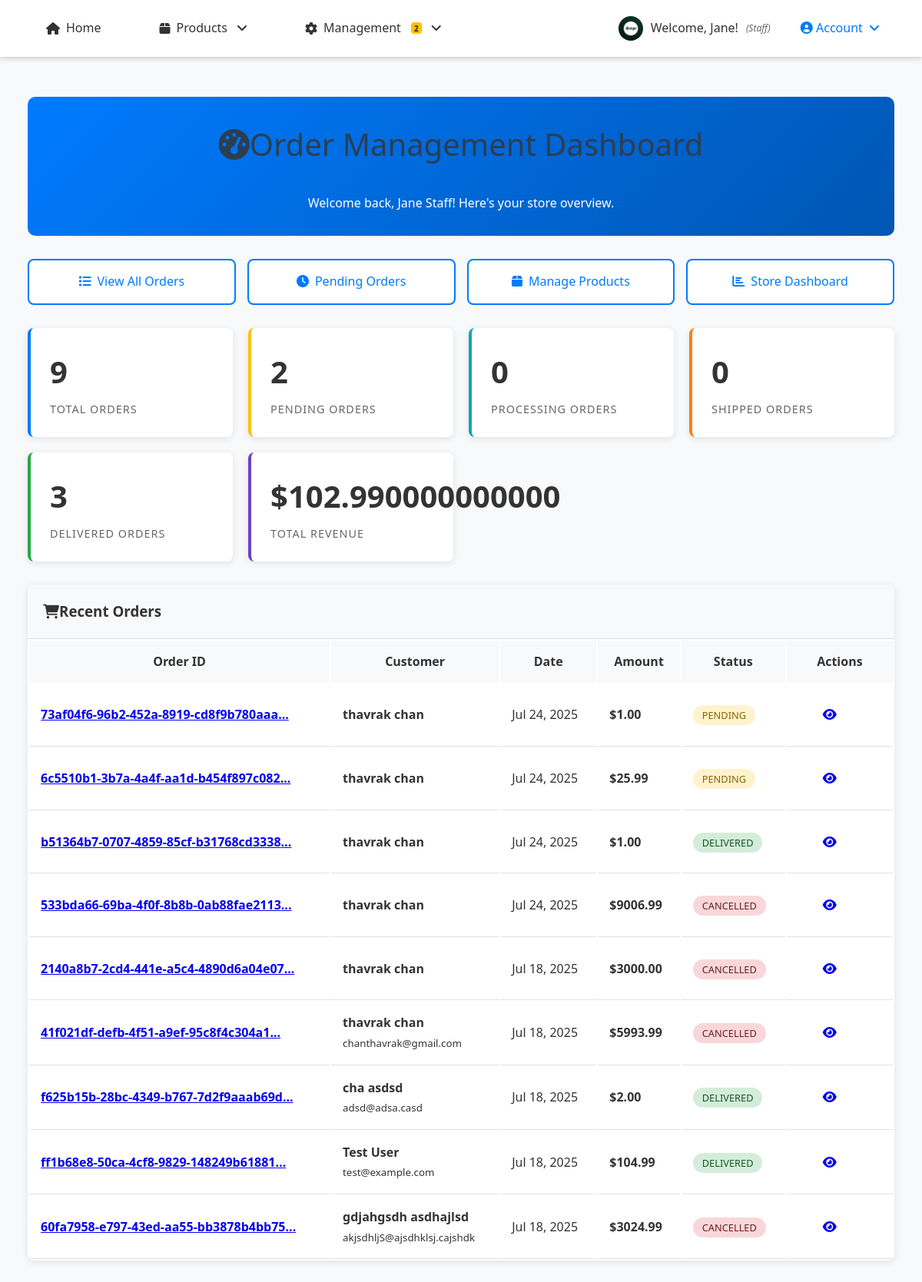
The page /payment/admin/ (signed in) on the database its author committed.
### accounts/models.py (models this page shows, shortened)
class UserProfile(models.Model):
    ROLE_CHOICES = [
        ('customer', 'Customer'),
        ('staff', 'Staff'),
        ('owner', 'Owner/Admin'),
    ]
    user = models.OneToOneField(User, on_delete=models.CASCADE, related_name='profile')
    phone_number = models.CharField(max_length=15, blank=True, null=True)
    address = models.TextField(blank=True, null=True)
    date_of_birth = models.DateField(blank=True, null=True)
    profile_picture = models.ImageField(upload_to='profiles/', blank=True, null=True)
    role = models.CharField(max_length=20, choices=ROLE_CHOICES, default='customer')
    billing_first_name = models.CharField(max_length=100, blank=True, null=True)
    billing_last_name = models.CharField(max_length=100, blank=True, null=True)
    billing_email = models.EmailField(blank=True, null=True)
    billing_phone = models.CharField(max_length=20, blank=True, null=True)
    billing_address = models.TextField(blank=True, null=True)
    billing_city = models.CharField(max_length=100, blank=True, null=True)
    billing_state = models.CharField(max_length=100, blank=True, null=True)
    billing_postal_code = models.CharField(max_length=20, blank=True, null=True)
    billing_country = models.CharField(max_length=100, blank=True, null=True)
    shipping_first_name = models.CharField(max_length=100, blank=True, null=True)
    shipping_last_name = models.CharField(max_length=100, blank=True, null=True)
    shipping_phone = models.CharField(max_length=20, blank=True, null=True)
    shipping_address = models.TextField(blank=True, null=True)
    shipping_city = models.CharField(max_length=100, blank=True, null=True)
    shipping_state = models.CharField(max_length=100, blank=True, null=True)
    shipping_postal_code = models.CharField(max_length=20, blank=True, null=True)
    shipping_country = models.CharField(max_length=100, blank=True, null=True)
    created_at = models.DateTimeField(auto_now_add=True)
    updated_at = models.DateTimeField(auto_now=True)
    def can_access_admin(self):
        return self.role == 'owner' or self.user.is_superuser
    def can_manage_products(self):
        return self.role in ['staff', 'owner'] or self.user.is_superuser
    def can_access_dashboard(self):
        return self.role in ['staff', 'owner'] or self.user.is_superuser
    class Meta:
        verbose_name = "User Profile"
        verbose_name_plural = "User Profiles"

### orders/models.py (models this page shows, shortened)
class Order(models.Model):
    ORDER_STATUS_CHOICES = [
        ('pending', 'Pending'),
        ('confirmed', 'Confirmed'),
        ('processing', 'Processing'),
        ('shipped', 'Shipped'),
        ('delivered', 'Delivered'),
        ('cancelled', 'Cancelled'),
        ('refunded', 'Refunded'),
    ]
    order_id = models.UUIDField(default=uuid.uuid4, unique=True, editable=False)
    user = models.ForeignKey(User, on_delete=models.CASCADE, related_name='orders')
    status = models.CharField(max_length=20, choices=ORDER_STATUS_CHOICES, default='pending')
    first_name = models.CharField(max_length=100)
    last_name = models.CharField(max_length=100)
    email = models.EmailField()
    phone = models.CharField(max_length=20)
    shipping_first_name = models.CharField(max_length=100, blank=True)
    shipping_last_name = models.CharField(max_length=100, blank=True)
    shipping_phone = models.CharField(max_length=20, blank=True)
    shipping_address = models.TextField()
    shipping_city = models.CharField(max_length=100)
    shipping_state = models.CharField(max_length=100)
    shipping_postal_code = models.CharField(max_length=20)
    shipping_country = models.CharField(max_length=100, default='Cambodia')
    total_amount = models.DecimalField(max_digits=10, decimal_places=2)
    shipping_cost = models.DecimalField(max_digits=10, decimal_places=2, default=0.00)
    tax_amount = models.DecimalField(max_digits=10, decimal_places=2, default=0.00)
    created_at = models.DateTimeField(auto_now_add=True)
    updated_at = models.DateTimeField(auto_now=True)
    order_notes = models.TextField(blank=True, null=True)
    class Meta:
        ordering = ['-created_at']
    @property
    def grand_total(self):
        from decimal import Decimal
        total = Decimal(str(self.total_amount)) if self.total_amount else Decimal('0.00')
        shipping = Decimal(str(self.shipping_cost)) if self.shipping_cost else Decimal('0.00')
        tax = Decimal(str(self.tax_amount)) if self.tax_amount else Decimal('0.00')
        return total + shipping + tax

### payment/views.py (the view)
# urls.py: path('admin/', views.admin_dashboard, name='admin_dashboard'),
@login_required
def admin_dashboard(request):
    if not (request.user.is_staff or hasattr(request.user, 'profile') and request.user.profile.can_access_dashboard()):
        raise Http404
    from django.db.models import Count, Sum
    from datetime import datetime, timedelta
    total_orders = Order.objects.count()
    pending_orders = Order.objects.filter(status='pending').count()
    processing_orders = Order.objects.filter(status__in=['confirmed', 'processing']).count()
    shipped_orders = Order.objects.filter(status='shipped').count()
    delivered_orders = Order.objects.filter(status='delivered').count()
    cancelled_orders = Order.objects.filter(status='cancelled').count()
    total_revenue = Order.objects.filter(status='delivered').aggregate(
        total=Sum('total_amount')
    )['total'] or Decimal('0.00')
    thirty_days_ago = datetime.now() - timedelta(days=30)
    recent_orders = Order.objects.filter(created_at__gte=thirty_days_ago).count()
    orders_by_status = Order.objects.values('status').annotate(count=Count('id'))
    latest_orders = Order.objects.select_related('user').order_by('-created_at')[:10]
    context = {
        'total_orders': total_orders,
        'pending_orders': pending_orders,
        'processing_orders': processing_orders,
        'shipped_orders': shipped_orders,
        'delivered_orders': delivered_orders,
        'cancelled_orders': cancelled_orders,
        'total_revenue': total_revenue,
        'recent_orders': recent_orders,
        'latest_orders': latest_orders,
        'orders_by_status': orders_by_status,
    }
    return render(request, 'payment/admin/dashboard.html', context)

### payment/templates/payment/admin/dashboard.html (shortened to what this page needs)
{% extends 'base.html' %}
{% load static %}
{% block content %}
<div class="dashboard-container">
    <div class="dashboard-header">
        <h1><i class="fas fa-tachometer-alt me-3"></i>Order Management Dashboard</h1>
        <p class="mb-0">Welcome back, {{ user.get_full_name|default:user.username }}! Here's your store overview.</p>
    </div>
    <div class="quick-actions">
        <a href="{% url 'payment:admin_order_list' %}" class="action-btn">
            <i class="fas fa-list"></i>View All Orders
        </a>
        <a href="{% url 'payment:admin_order_list' %}?status=pending" class="action-btn">
            <i class="fas fa-clock"></i>Pending Orders
        </a>
        <a href="{% url 'products:product_list' %}" class="action-btn">
            <i class="fas fa-box"></i>Manage Products
        </a>
        <a href="{% url 'store:dashboard' %}" class="action-btn">
            <i class="fas fa-chart-bar"></i>Store Dashboard
        </a>
    </div>
    <div class="stats-grid">
        <div class="stat-card">
            <div class="stat-number">{{ total_orders }}</div>
            <div class="stat-label">Total Orders</div>
        </div>
        <div class="stat-card pending">
            <div class="stat-number">{{ pending_orders }}</div>
            <div class="stat-label">Pending Orders</div>
        </div>
        <div class="stat-card processing">
            <div class="stat-number">{{ processing_orders }}</div>
            <div class="stat-label">Processing Orders</div>
        </div>
        <div class="stat-card shipped">
            <div class="stat-number">{{ shipped_orders }}</div>
            <div class="stat-label">Shipped Orders</div>
        </div>
        <div class="stat-card delivered">
            <div class="stat-number">{{ delivered_orders }}</div>
            <div class="stat-label">Delivered Orders</div>
        </div>
        <div class="stat-card revenue">
            <div class="stat-number">${{ total_revenue }}</div>
            <div class="stat-label">Total Revenue</div>
        </div>
    </div>
    <div class="recent-orders">
        <div class="recent-orders-header">
            <h3><i class="fas fa-shopping-cart me-2"></i>Recent Orders</h3>
        </div>
        <table class="order-table">
            <thead>
                <tr>
                    <th>Order ID</th>
                    <th>Customer</th>
                    <th>Date</th>
                    <th>Amount</th>
                    <th>Status</th>
                    <th>Actions</th>
                </tr>
            </thead>
            <tbody>
                {% for order in latest_orders %}
                <tr>
                    <td>
                        <a href="{% url 'payment:admin_order_detail' order.order_id %}" class="text-decoration-none">
                            <strong>{{ order.order_id|slice:":8" }}...</strong>
                        </a>
                    </td>
                    <td>
                        <strong>{{ order.first_name }} {{ order.last_name }}</strong><br>
                        <small class="text-muted">{{ order.email }}</small>
                    </td>
                    <td>{{ order.created_at|date:"M d, Y" }}</td>
                    <td><strong>${{ order.grand_total }}</strong></td>
                    <td>
                        <span class="status-badge status-{{ order.status }}">
                            {{ order.get_status_display }}
                        </span>
                    </td>
                    <td>
                        <a href="{% url 'payment:admin_order_detail' order.order_id %}"
                           class="btn btn-sm btn-outline-primary">
                            <i class="fas fa-eye"></i>
                        </a>
                    </td>
                </tr>
                {% empty %}
                <tr>
                    <td colspan="6" class="text-center text-muted py-4">No orders found</td>
                </tr>
                {% endfor %}
            </tbody>
        </table>
    </div>
</div>
{% endblock %}

### store/templates/base.html (shortened to what this page needs)
{% load static %}
<!DOCTYPE html>
<html lang="en">
<head>
    <link rel="stylesheet" href="https://cdnjs.cloudflare.com/ajax/libs/font-awesome/6.0.0/css/all.min.css">
    <link rel="stylesheet" href="{% static 'store/css/style.css' %}">
</head>
<body>
    <header>
        <nav>
            <ul>
                <li><a href="{% url 'store:home' %}">
                    <i class="fas fa-home"></i> Home
                </a></li>
                <li class="dropdown">
                    <a href="#" class="dropdown-toggle">
                        <i class="fas fa-box"></i> Products
                    </a>
                </li>
                {% if user.is_authenticated %}
                    {% if user.profile.role == 'staff' or user.profile.role == 'owner' %}
                        <li class="dropdown">
                            <a href="#" class="dropdown-toggle">
                                <i class="fas fa-cog"></i> Management
                                {% if user.profile.role == 'staff' or user.profile.role == 'owner' %}
                                    <span class="badge badge-warning" style="font-size: 10px; margin-left: 5px;" id="pending-orders-count">
                                    </span>
                                {% endif %}
                            </a>
                        </li>
                    {% endif %}
                {% endif %}
            </ul>
            <div class="auth-nav">
                {% if user.is_authenticated %}
                    <div class="user-info">
                        {% if user.profile.profile_picture %}
                            <img src="{{ user.profile.profile_picture.url }}" alt="Profile" class="user-avatar">
                        {% else %}
                            <div class="user-default-avatar">
                                {{ user.first_name|first|default:user.username|first }}
                            </div>
                        {% endif %}
                        <span>Welcome, {{ user.first_name|default:user.username }}!</span>
                        <small class="user-role">({{ user.profile.get_role_display }})</small>
                    </div>
                    <div class="dropdown">
                        <a href="#" class="dropdown-toggle" style="color: #007bff; font-weight: 500;">
                            <i class="fas fa-user-circle"></i> Account
                        </a>
                    </div>
                {% endif %}
            </div>
        </nav>
    </header>
    <main>
        <div class="container">
            {% block content %}
            {% endblock %}
        </div>
    </main>
</body>
</html>

### rows shown on the page
Order: order_id "73af04f6-96b2-452a-8919-cd8f9b780aaa", first_name "thavrak", last_name "chan", created_at "Jul 24, 2025", grand_total "1.00", status "PENDING"
Order: order_id "6c5510b1-3b7a-4a4f-aa1d-b454f897c082", first_name "thavrak", last_name "chan", created_at "Jul 24, 2025", grand_total "25.99", status "PENDING"
Order: order_id "b51364b7-0707-4859-85cf-b31768cd3338", first_name "thavrak", last_name "chan", created_at "Jul 24, 2025", grand_total "1.00", status "DELIVERED"
Order: order_id "533bda66-69ba-4f0f-8b8b-0ab88fae2113", first_name "thavrak", last_name "chan", created_at "Jul 24, 2025", grand_total "9006.99", status "CANCELLED"
Order: order_id "2140a8b7-2cd4-441e-a5c4-4890d6a04e07", first_name "thavrak", last_name "chan", created_at "Jul 18, 2025", grand_total "3000.00", status "CANCELLED"
Order: order_id "41f021df-defb-4f51-a9ef-95c8f4c304a1", first_name "thavrak", last_name "chan", email "chanthavrak@gmail.com", created_at "Jul 18, 2025", grand_total "5993.99", status "CANCELLED"
Order: order_id "f625b15b-28bc-4349-b767-7d2f9aaab69d", first_name "cha", last_name "asdsd", email "adsd@adsa.casd", created_at "Jul 18, 2025", grand_total "2.00", status "DELIVERED"
Order: order_id "ff1b68e8-50ca-4cf8-9829-148249b61881", first_name "Test", last_name "User", email "test@example.com", created_at "Jul 18, 2025", grand_total "104.99", status "DELIVERED"
Order: order_id "60fa7958-e797-43ed-aa55-bb3878b4bb75", first_name "gdjahgsdh", last_name "asdhajlsd", email "akjsdhljS@ajsdhklsj.cajshdk", created_at "Jul 18, 2025", grand_total "3024.99", status "CANCELLED"

### other values the page prints
{{ user.first_name|default:user.username }} "Jane"
{{ user.profile.get_role_display }} "Staff"
{{ user.get_full_name|default:user.username }} "Jane Staff"
{{ total_orders }} "9"
{{ pending_orders }} "2"
{{ processing_orders }} "0"
{{ shipped_orders }} "0"
{{ delivered_orders }} "3"
{{ total_revenue }} "102.990000000000"
